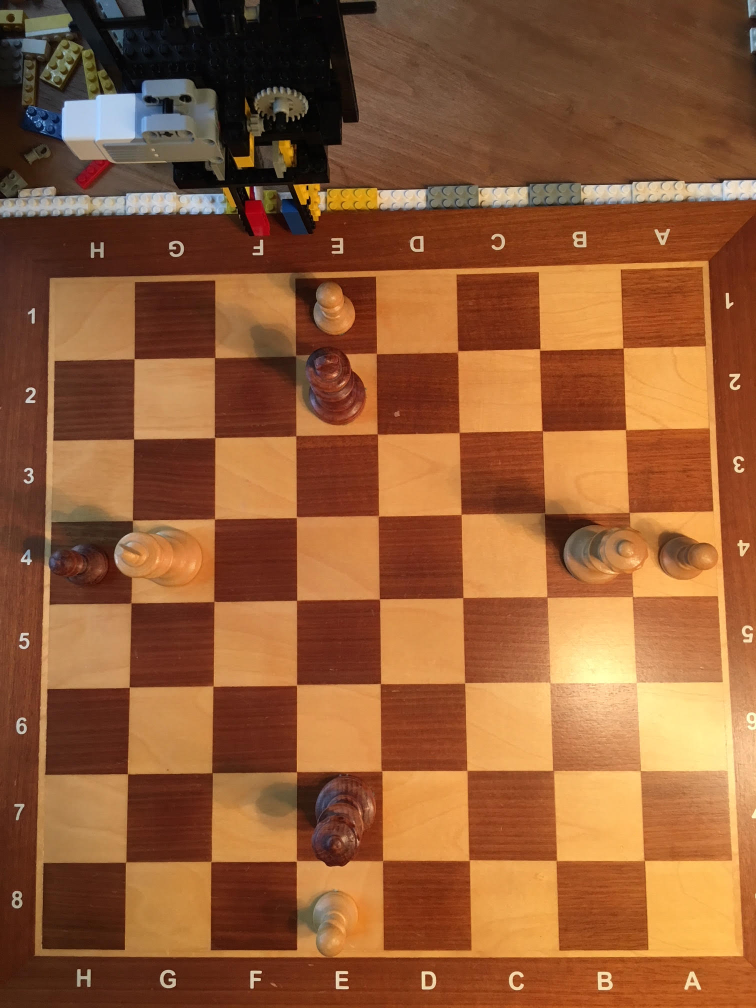
#> input picture pic/pic2.jpg, 1512 x 2016 px (shown at 1/2 size)
$ python -i camera.py   (imports and definitions only)   (older library calls are emulated)
#> lines starting #> are read from the running program, lines starting #| are printed output that depends on the picture; after the words box and inside, x2 and y2 are one past the last pixel; in counts of white or black regions, pixels touching at a corner belong together
from __future__ import print_function
from __future__ import division

import io
import cv2
import time
import picamera
import picamera.array
import numpy as np

class Camera:

    # Show
    s = True

    # List of pictures
    L = []

    # Time to wait before taking picture
    t = 0.5

    # Color of dots
    h = 50

    # Threshold for difference
    td = 15

    # Threshold for mean
    tm = 10

    # [26 lines left out: functions save, picture, not called in this run]

    def show(self,img):
        cv2.namedWindow('image', cv2.WINDOW_NORMAL)
        cv2.resizeWindow('image', 400,400)
        cv2.imshow('image', img)
        cv2.waitKey(0)
        cv2.destroyAllWindows()
        return

    # [107 lines left out: functions changes, changes1, not called in this run]

    def getBlobs(self,img):
        # Convert BGR to HSV
        hsv = cv2.cvtColor(img, cv2.COLOR_BGR2HSV)

        # Define range of marker color in HSV
        lower = np.array([self.h-10,50,50])
        upper = np.array([self.h+10,255,255])

        # Threshold the HSV image to get only marker colors
        blobs = cv2.inRange(hsv, lower, upper)

        # Remove noise
        k = 3
        kernel = np.ones((k,k),np.uint8)
        blobs = cv2.morphologyEx(blobs, cv2.MORPH_OPEN, kernel)

        # Close the holes
        k = 3
        kernel = np.ones((k,k),np.uint8)
        blobs = cv2.morphologyEx(blobs, cv2.MORPH_CLOSE, kernel)

        # Invert black and white
        blobs = cv2.bitwise_not(blobs)
        if self.s:
            self.show(blobs)
        return blobs

    def getKeyPoints(self,blob):
        # Setup SimpleBlobDetector parameters.
        params = cv2.SimpleBlobDetector_Params()

        # [4 lines of commented-out code are left out]
        params.filterByCircularity = False
        #params.minCircularity = 0.1
        params.filterByConvexity = False
        #params.minConvexity = 0.87
        params.filterByInertia = False
        #params.minInertiaRatio = 0.01

        # Create a detector with the parameters
        ver = (cv2.__version__).split('.')
        if int(ver[0]) < 3 :
            detector = cv2.SimpleBlobDetector(params)
        else :
            detector = cv2.SimpleBlobDetector_create(params)

        # Detect blobs.
        return detector.detect(blob)

    def order(self,keypoints):
        pts = [k.pt for k in keypoints]
        rect = np.zeros((4, 2), dtype = "float32")

        s = [x+y for (x,y) in pts]
        rect[1] = pts[np.argmin(s)]
        rect[2] = pts[np.argmax(s)]

        d = [x-y for (x,y) in pts]
        rect[3] = pts[np.argmin(d)]
        rect[0] = pts[np.argmax(d)]

        return rect

    def warp(self,img):
        # Find the green stickers
        blob = self.getBlobs(img)

        # Calculate the key points
        keypoints = self.getKeyPoints(blob)

        # Calculate the perspective transform
        pts1 = self.order(keypoints)
        pts2 = np.float32([[-28,22],[428,22],[-29,375],[426,373]])
        M = cv2.getPerspectiveTransform(pts1,pts2)

        return cv2.warpPerspective(img,M,(400,400))

>>> import cv2
>>> picture = cv2.imread('pic/pic2.jpg')
#> picture is the input picture: shape (2016, 1512, 3); mean B, G, R 54, 92, 146.9
>>> result = Camera().warp(picture)
#> in getBlobs, `hsv = cv2.cvtColor(img, cv2.COLOR_BGR2HSV)`: hsv: shape (2016, 1512, 3); mean H, S, V 15.9, 162.3, 147.6
#> in getBlobs, `blobs = cv2.inRange(hsv, lower, upper)`:
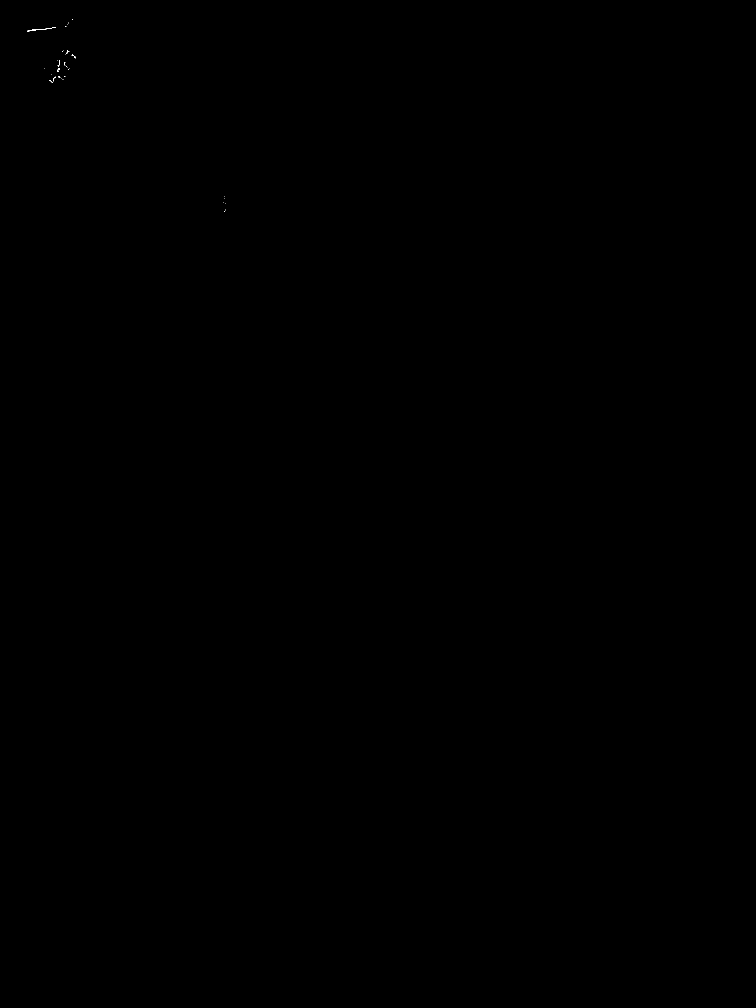
#> blobs: shape (2016, 1512) (shown at 1/2 size); 0.01% white in thin lines or dots, all inside (x1, y1, x2, y2) = (54, 38, 452, 424)
#> in getBlobs, `blobs = cv2.morphologyEx(blobs, cv2.MORPH_OPEN, kernel)`: blobs: shape (2016, 1512); 0% white; 2 white regions (2 under 20 px)
#> in getBlobs, `blobs = cv2.bitwise_not(blobs)`: blobs: shape (2016, 1512); 100% white; 2 black regions (2 under 20 px)
#> in warp, `keypoints = self.getKeyPoints(blob)`: keypoints = ()
#> in order, `pts = [k.pt for k in keypoints]`: pts = []
#> (the run stopped early here; a loop or call above may not have finished)
